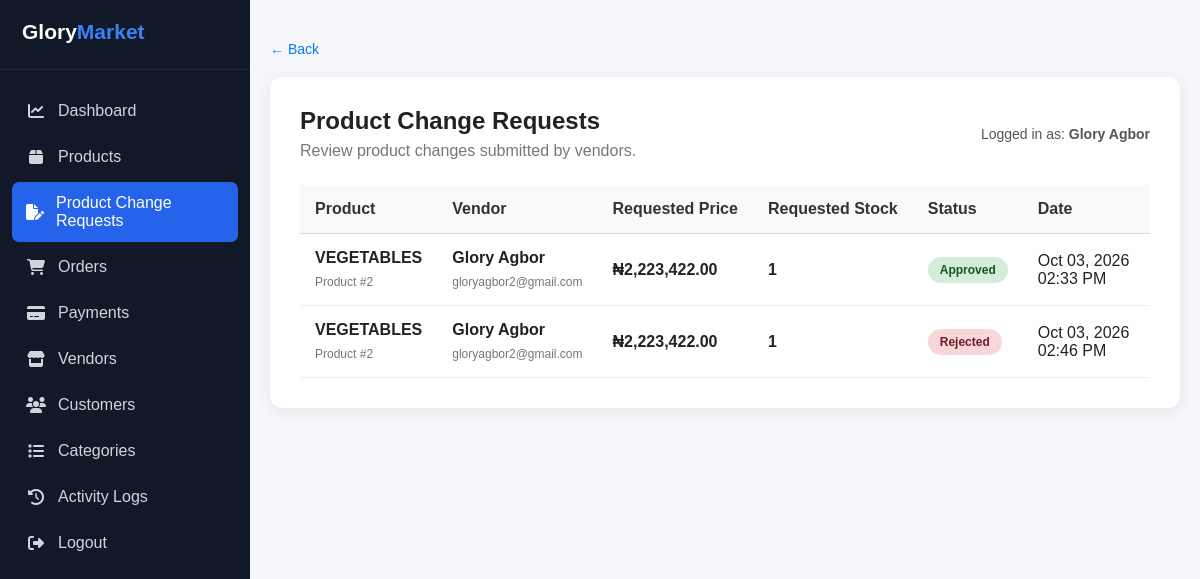
The app's page /admin/product-change-requests.php (signed in) with its own data.
### tables this page shows
CREATE TABLE `product_change_requests` (
  `id` int(11) NOT NULL,
  `product_id` int(11) NOT NULL,
  `vendor_id` int(11) NOT NULL,
  `requested_name` varchar(255) DEFAULT NULL,
  `requested_description` text DEFAULT NULL,
  `requested_price` decimal(10,2) DEFAULT NULL,
  `requested_stock` int(11) DEFAULT NULL,
  `requested_category_id` int(11) DEFAULT NULL,
  `reason` text DEFAULT NULL,
  `status` enum('pending','approved','rejected') NOT NULL DEFAULT 'pending',
  `reviewed_by` int(11) DEFAULT NULL,
  `reviewed_at` datetime DEFAULT NULL,
  `review_note` text DEFAULT NULL,
  `created_at` timestamp NOT NULL DEFAULT current_timestamp(),
  `updated_at` timestamp NOT NULL DEFAULT current_timestamp() ON UPDATE current_timestamp()
);

CREATE TABLE `products` (
  `id` int(11) NOT NULL,
  `vendor_id` int(11) NOT NULL,
  `name` varchar(255) NOT NULL,
  `description` text DEFAULT NULL,
  `price` decimal(10,2) NOT NULL,
  `image` varchar(255) DEFAULT NULL,
  `category_id` int(11) DEFAULT NULL,
  `stock` int(11) DEFAULT 0,
  `status` enum('pending','approved','rejected') DEFAULT 'pending',
  `created_at` timestamp NOT NULL DEFAULT current_timestamp(),
  `updated_at` timestamp NOT NULL DEFAULT current_timestamp() ON UPDATE current_timestamp()
);

CREATE TABLE `users` (
  `id` int(11) NOT NULL,
  `full_name` varchar(100) NOT NULL,
  `email` varchar(150) NOT NULL,
  `phone` varchar(20) DEFAULT NULL,
  `profile_picture` varchar(255) DEFAULT NULL,
  `password` varchar(255) NOT NULL,
  `role` enum('super_admin','admin','vendor','customer') NOT NULL DEFAULT 'customer',
  `status` enum('active','inactive','suspended') NOT NULL DEFAULT 'active',
  `email_verified_at` datetime DEFAULT NULL,
  `created_at` timestamp NOT NULL DEFAULT current_timestamp(),
  `updated_at` timestamp NOT NULL DEFAULT current_timestamp() ON UPDATE current_timestamp()
);

### admin/product-change-requests.php (the view, shortened to what this page needs)
<?php
$pdo = getDbConnection();
$full_name = $_SESSION['full_name'] ?? 'Super Admin';
$stmt = $pdo->prepare("
    SELECT
        pcr.*,
        p.name AS product_name,
        u.full_name AS vendor_name,
        u.email AS vendor_email,
        reviewer.full_name AS reviewer_name,
        current_category.name AS current_category_name,
        requested_category.name AS requested_category_name
    FROM product_change_requests pcr
    INNER JOIN products p
        ON p.id = pcr.product_id
    INNER JOIN users u
        ON u.id = pcr.vendor_id
    LEFT JOIN users reviewer
        ON reviewer.id = pcr.reviewed_by
    LEFT JOIN categories current_category
        ON current_category.id = p.category_id
    LEFT JOIN categories requested_category
        ON requested_category.id = pcr.requested_category_id
    ORDER BY
        CASE
            WHEN pcr.status = 'pending' THEN 1
            WHEN pcr.status = 'approved' THEN 2
            WHEN pcr.status = 'rejected' THEN 3
        END,
        pcr.created_at DESC
");
$stmt->execute();
$requests = $stmt->fetchAll(PDO::FETCH_ASSOC);
?>
<!DOCTYPE html>
<html lang="en">
<head>
    <link
        rel="stylesheet"
        href="../assets/css/admin-dashboard.css"
    >
<link
    rel="stylesheet"
    href="https://cdnjs.cloudflare.com/ajax/libs/font-awesome/6.5.2/css/all.min.css"
>
</head>
<body>
<div class="admin-layout">
    <aside class="admin-sidebar">
        <div class="sidebar-logo">
            Glory<span>Market</span>
        </div>
        <ul class="sidebar-menu">
            <li>
                <a href="dashboard.php">
                    <i class="fas fa-chart-line"></i>
                    <span>Dashboard</span>
                </a>
            </li>
            <li>
                <a href="products.php">
                    <i class="fas fa-box"></i>
                    <span>Products</span>
                </a>
            </li>
            <li>
                <a
                    href="product-change-requests.php"
                    class="active"
                >
                    <i class="fas fa-file-pen"></i>
                    <span>Product Change Requests</span>
                </a>
            </li>
            <li>
                <a href="orders.php">
                    <i class="fas fa-shopping-cart"></i>
                    <span>Orders</span>
                </a>
            </li>
            <li>
                <a href="payments.php">
                    <i class="fas fa-credit-card"></i>
                    <span>Payments</span>
                </a>
            </li>
            <li>
                <a href="vendors.php">
                    <i class="fas fa-store"></i>
                    <span>Vendors</span>
                </a>
            </li>
            <li>
                <a href="customers.php">
                    <i class="fas fa-users"></i>
                    <span>Customers</span>
                </a>
            </li>
            <li>
                <a href="categories.php">
                    <i class="fas fa-list"></i>
                    <span>Categories</span>
                </a>
            </li>
            <li>
                <a href="admin-activity-logs.php">
                    <i class="fas fa-history"></i>
                    <span>Activity Logs</span>
                </a>
            </li>
            <li>
                <a href="../logout.php">
                    <i class="fas fa-sign-out-alt"></i>
                    <span>Logout</span>
                </a>
            </li>
        </ul>
    </aside>
    <main class="admin-main">
        <div class="requests-container">
    <a
        href="javascript:history.back()"
        class="back-link"
    >
        ← Back
    </a>
    <div class="requests-card">
        <div class="page-header">
            <div>
                <h2>
                    Product Change Requests
                </h2>
                <p>
                    Review product changes submitted by vendors.
                </p>
            </div>
            <div class="admin-info">
                Logged in as:
                <strong>
                    <?= htmlspecialchars($full_name) ?>
                </strong>
            </div>
        </div>
        <?php if (empty($requests)): ?>
            <div class="empty-state">
                <h3>
                    No Product Change Requests
                </h3>
                <p>
                    There are currently no product change requests.
                </p>
            </div>
        <?php else: ?>
            <div class="table-wrapper">
                <table class="requests-table">
                    <thead>
                        <tr>
                            <th>
                                Product
                            </th>
                            <th>
                                Vendor
                            </th>
                            <th>
                                Requested Price
                            </th>
                            <th>
                                Requested Stock
                            </th>
                            <th>
                                Status
                            </th>
                            <th>
                                Date
                            </th>
                            <th>
                            </th>
                        </tr>
                    </thead>
                    <tbody>
                        <?php foreach ($requests as $request): ?>
                            <tr>
                                <td>
                                    <div class="product-info">
                                        <strong>
                                            <?= htmlspecialchars(
                                                $request['product_name']
                                            ) ?>
                                        </strong>
                                        <small>
                                            Product
                                            #<?= (int) $request['product_id'] ?>
                                        </small>
                                    </div>
                                </td>
                                <td>
                                    <div class="vendor-info">
                                        <strong>
                                            <?= htmlspecialchars(
                                                $request['vendor_name']
                                            ) ?>
                                        </strong>
                                        <small>
                                            <?= htmlspecialchars(
                                                $request['vendor_email']
                                            ) ?>
                                        </small>
                                    </div>
                                </td>
                                <td>
                                    <span class="price-value">
                                        ₦<?= number_format(
                                            (float) $request['requested_price'],
                                            2
                                        ) ?>
                                    </span>
                                </td>
                                <td>
                                    <span class="stock-value">
                                        <?= (int) $request['requested_stock'] ?>
                                    </span>
                                </td>
                                <td>
                                    <span
                                        class="status-badge status-<?= htmlspecialchars(
                                            $request['status']
                                        ) ?>"
                                    >
                                        <?= htmlspecialchars(
                                            ucfirst($request['status'])
                                        ) ?>
                                    </span>
                                </td>
                                <td>
                                    <?= date(
                                        'M d, Y h:i A',
                                        strtotime(
                                            $request['created_at']
                                        )
                                    ) ?>
                                </td>
                                <td>
                                </td>
                            </tr>
                        <?php endforeach; ?>
                    </tbody>
                </table>
            </div>
        <?php endif; ?>
    </div>
</div>
</body>
</html>

### assets/css/admin-dashboard.css (style rules this page uses)
* { margin: 0; padding: 0; box-sizing: border-box; }
body { font-family: 'Segoe UI', Arial, sans-serif; background: #f1f5f9; color: #1e293b; }
.table-wrapper { width: 100%; overflow-x: auto; }
.status-badge { display: inline-block; padding: 6px 10px; border-radius: 20px; font-size: 12px; font-weight: 600; text-transform: capitalize; }
.status-badge { display: inline-block; padding: 5px 10px; border-radius: 20px; font-size: 12px; font-weight: 600; }
.status-badge { padding: 6px 12px; border-radius: 20px; font-size: 12px; font-weight: 600; }
.status-badge { display: inline-flex; align-items: center; justify-content: center; padding: 6px 12px; border-radius: 30px; font-size: 11px; font-weight: 700; text-transform: capitalize; white-space: nowrap; }
.requests-container { max-width: 1200px; margin: 30px auto; padding: 20px; }
.requests-card { background: #fff; border-radius: 10px; padding: 25px; box-shadow: 0 2px 10px rgba(0, 0, 0, 0.08); }
.requests-card h2 { margin-bottom: 8px; }
.requests-table { width: 100%; border-collapse: collapse; min-width: 900px; }
.requests-table th, .requests-table td { padding: 14px; border-bottom: 1px solid #eee; text-align: left; vertical-align: middle; }
.requests-table th { background: #f8f9fa; font-weight: 600; }
.vendor-info strong, .product-info strong { display: block; }
.vendor-info small, .product-info small { color: #777; }
.status-approved { background: #d4edda; color: #155724; }
.status-rejected { background: #f8d7da; color: #721c24; }
* { box-sizing: border-box; }
body { margin: 0; padding: 0; background: #f5f7fb; font-family: Arial, sans-serif; color: #222; }
.requests-container { width: 100%; max-width: 1300px; margin: 40px auto; padding: 0 20px; }
.requests-card { background: #ffffff; border-radius: 12px; padding: 30px; box-shadow: 0 3px 15px rgba(0, 0, 0, 0.08); }
.page-header { display: flex; justify-content: space-between; align-items: center; gap: 20px; margin-bottom: 25px; flex-wrap: wrap; }
.page-header h2 { margin: 0; font-size: 24px; }
.page-header p { margin: 7px 0 0; color: #777; }
.admin-info { color: #555; font-size: 14px; }
.requests-table { width: 100%; min-width: 950px; border-collapse: collapse; }
.requests-table th { background: #f8f9fa; color: #333; font-weight: 600; padding: 15px; border-bottom: 1px solid #ddd; text-align: left; white-space: nowrap; }
.requests-table td { padding: 15px; border-bottom: 1px solid #eee; vertical-align: middle; }
.product-info strong, .vendor-info strong { display: block; margin-bottom: 5px; }
.product-info small, .vendor-info small { color: #777; font-size: 12px; }
.price-value { font-weight: 600; white-space: nowrap; }
.stock-value { font-weight: 600; }
.status-badge { display: inline-block; padding: 6px 12px; border-radius: 20px; font-size: 12px; font-weight: 600; text-transform: capitalize; }
.back-link { display: inline-block; margin-bottom: 20px; color: #007bff; text-decoration: none; font-size: 14px; }
body { margin: 0; background: #f5f7fb; font-family: Arial, sans-serif; }
.admin-layout { display: flex; min-height: 100vh; }
.admin-sidebar { width: 250px; min-height: 100vh; background: #111827; color: #fff; padding: 20px 0; flex-shrink: 0; }
.sidebar-logo { padding: 0 22px 25px; font-size: 21px; font-weight: 700; border-bottom: 1px solid rgba(255,255,255,0.08); }
.sidebar-logo span { color: #3b82f6; }
.sidebar-menu { list-style: none; margin: 20px 0 0; padding: 0; }
.sidebar-menu li { margin: 4px 12px; }
.sidebar-menu a { display: flex; align-items: center; gap: 12px; padding: 12px 14px; color: #d1d5db; text-decoration: none; border-radius: 7px; }
.sidebar-menu a:hover, .sidebar-menu a.active { background: #2563eb; color: #fff; }
.sidebar-menu i { width: 20px; text-align: center; }
.admin-main { flex: 1; min-width: 0; }

### records on screen
product_change_requests: product.name "VEGETABLES", product "2", vendor.full_name "Glory Agbor", vendor.email "gloryagbor2@gmail.com", requested_price "2,223,422.00", requested_stock "1", status "Approved", created_at "Oct 03, 2026 02:33 PM"
product_change_requests: product.name "VEGETABLES", product "2", vendor.full_name "Glory Agbor", vendor.email "gloryagbor2@gmail.com", requested_price "2,223,422.00", requested_stock "1", status "Rejected", created_at "Oct 03, 2026 02:46 PM"

### other values on screen
$full_name "Glory Agbor"
